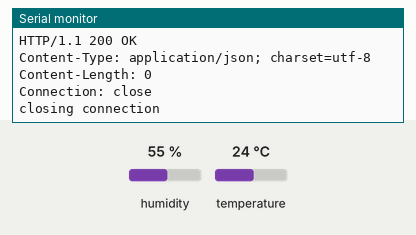
Simulated run of this sketch. Board: ESP32. Parts: the last lines printed to the serial monitor. The test bench sets the inputs (shaded band); at power-on: humidity 55 %, temperature 24 °C. WiFi joins after 1.5 s; servers stay silent unless stated; uploads are accepted with an empty reply.

Above: at 4.7 s.
4.8 s: humidity set to 22 %
12.6 s: temperature set to 12 °C
At 14.28 s:
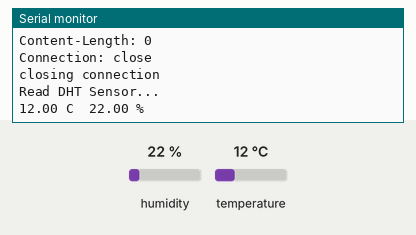
20.4 s: humidity set to 40 %
At 24.79 s:
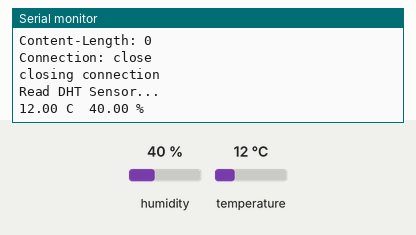

Measured:
- after the input at 12.6 s, the serial monitor: prints a new line after 1.4 s (image 1)
- after the input at 20.4 s, the serial monitor: prints a new line after 4.1 s (image 2)

The sketch:

esp32_dht_send_to_ubidots.ino
```cpp
//DHT declarations

#include <dht.h>
dht sensor;
int readResp;
float hum, tem;
const int dhtPin = 23;

#define DHT11
//#define DHT22

// Connections

#include <WiFi.h>
#include <HTTPClient.h>

const char* ssid     = "melani";
const char* password = "meongmeong";

int status = WL_IDLE_STATUS;
char server[] = "http://things.ubidots.com";
const int port = 80;
String token = "BBFF-OIiW99j5hQL3y64B1LLcvAmZQv5HcW";

String humString, temString;

WiFiClient client;

// Ubidots
String DEVICE_LABEL = "pemantau-suhu";
String humidityVarLabel = "suhu";
String temperatureVarLabel = "suhu";

void setup() {
  // put your setup code here, to run once:
  Serial.begin(115200);
  wifiInit();
}

void loop() {
  readDHT();
  sendData();
  delay(10000);
}
```

dht.ino
```cpp
void readDHT()
{
  Serial.println("Read DHT Sensor...");

#if defined DHT11
  readResp = sensor.read11(dhtPin); // for DHT11
#else
  readResp = sensor.read22(dhtPin); // for DHT22
#endif


  tem = sensor.temperature;
  hum = sensor.humidity;

  temString = String(tem);
  humString = String(hum);

  Serial.print(temString);
  Serial.print(" C");
  Serial.print('\t');
  Serial.print(humString);
  Serial.println(" %");

}
```

send.ino
```cpp
void wifiInit()
{
  delay(1000);
  Serial.print("Connecting to " + *ssid);
  delay(500);
  status = WiFi.begin(ssid, password);

  while (WiFi.status() != WL_CONNECTED)
  {
    delay(1000);
    Serial.print(".");
  }
  Serial.println("");
  Serial.println("WiFi connected");
  Serial.println("IP address: ");
  Serial.println(WiFi.localIP());
}

void sendData()
{
  if (!client.connect(server, port))
  {
    Serial.println("No connection");
    while (!client.connect(server, port))
    {
      Serial.print(".");
      delay(1000);
    }
    return;
  }
  else if (client.connect(server, port))
  {
    Serial.println("Connected");
    Serial.println();

    client.print("POST /api/v1.6/devices/" + DEVICE_LABEL + " HTTP/1.1\r\n");
    client.print("X-Auth-Token: ");
    client.println(token);
    client.print("Content-Type: application/json\r\n");
    client.print("Host: things.ubidots.com\r\n");

    String buff = "";

    buff += "{";
    buff += "\"" + humidityVarLabel     +"\" : " +  humString   +  ", ";
    buff += "\"" + temperatureVarLabel  +"\" : " +  temString   +  "";
    buff += "}\r\n";

    int dataLength = buff.length() - 1;
    String dataLengthStr = String(dataLength);


    client.print("Content-Length: ");
    client.println(dataLengthStr);
    client.println();
    client.println(buff);

    Serial.print("POST /api/v1.6/devices/" + DEVICE_LABEL + " HTTP/1.1\r\n");
    Serial.print("X-Auth-Token: ");
    Serial.println(token);
    Serial.print("Content-Type: application/json\r\n");
    Serial.println("Host: things.ubidots.com\r\n");
    Serial.print("Content-Length: ");
    Serial.println(dataLengthStr);
    Serial.println();
    Serial.println(buff);


    while (!client.available());
    while (client.available()) {
      char c = client.read();
      Serial.write(c);
    }

    client.stop();
    Serial.println("closing connection");
    Serial.println();
  }
}
```
